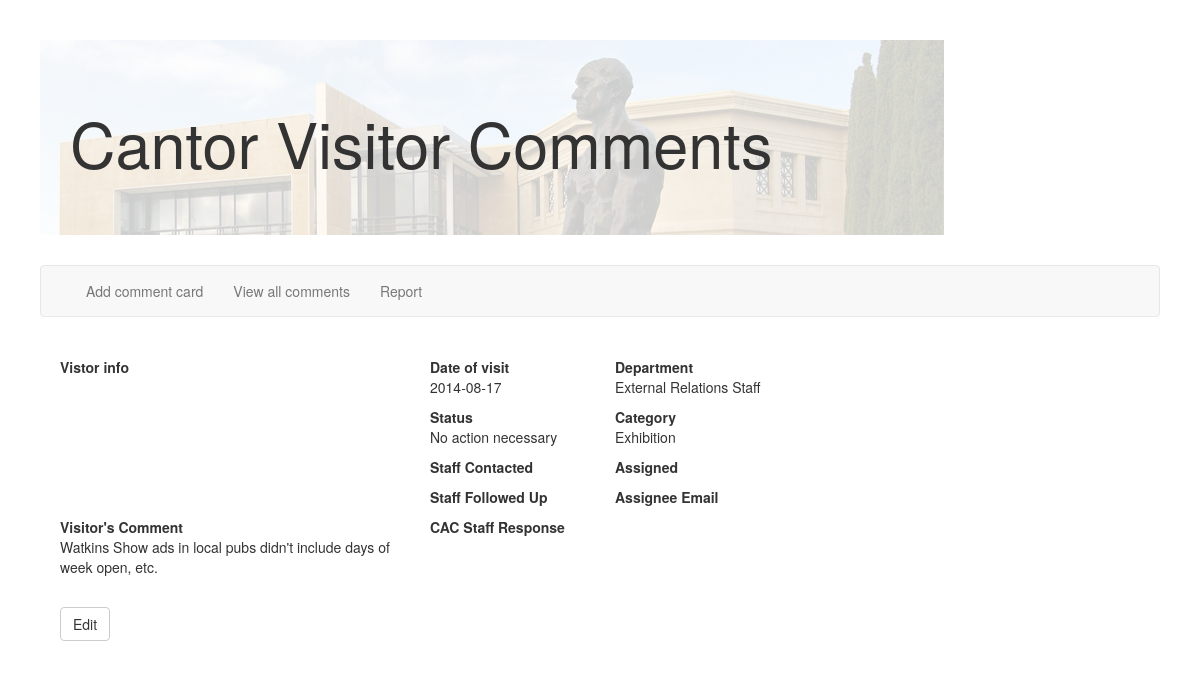
Screenshot of /comment.php?commentID=257 with the database file from the repository.
### tables this page shows
CREATE TABLE Comments(CommentID integer PRIMARY KEY, Date datetime, CommentText varchar, 
Name varchar, Telephone varchar, Email varchar, Status varchar, Department varchar, 
Category varchar, Assignee varchar, AssigneeEmail varchar, ContactDate datetime, FollowUpDate datetime, StaffResponse varchar);

### comment.php (the view, shortened to what this page needs)
<html>
<head>
  <link href="bootstrap/css/bootstrap.min.css" rel="stylesheet">
</head>
<?php
	include ('./cantorsqlitedb.php');
?>
<div class="content">
<?php
  if($_GET["commentID"]) {
    $commentID = $_GET["commentID"];
    try {
      $db->beginTransaction();
      $query = "Select * from Comments where CommentID=" . $commentID;
      $result = $db->query($query);
      $row = $result->fetch();
      $date = $row["Date"];
      $status = $row["Status"];
      $comment = $row["CommentText"];
      $department = $row["Department"];
      $category = $row["Category"];
      echo "<div class=\"row\">";
      echo "<div class=\"col-md-4\">";
      echo "<strong>Vistor info</strong>";
      echo "</div>";
      echo "<div class=\"col-md-2\">";
      echo "<strong>Date of visit</strong>";
      echo "<p>" . $date . "</p>";
      echo "<strong>Status</strong>";
      echo "<p>" . $status . "</p>";
      echo "<strong>Staff Contacted</strong>";
      echo "<strong>Staff Followed Up</strong>";
      echo "</div>";
      echo "<div class=\"col-md-2\">";
      echo "<strong>Department</strong>";
      echo "<p>" . $department . "</p>";
      echo "<strong>Category</strong>";
      echo "<p>" . $category . "</p>";
      echo "<strong>Assigned</strong>";
      echo "<strong>Assignee Email</strong>";
      echo "</div>";
      echo "</div>";
      echo "<div class=\"row\">";
      echo "<div class=\"col-md-4\">";
      echo "<strong>Visitor's Comment</strong>";
      echo "<p>". $comment . "</p>";
      echo "</div>";
      echo "<div class=\"col-md-4\">";
      echo "<strong>CAC Staff Response</strong>";
      echo "</div>";
      echo "</div>";
      echo "
        <div class=\"row\">
        <br>
        <div class=\"col-md-4\">
        <form role=\"form\" method=\"GET\" action=\"edit_comment.php\">
          <input type=\"hidden\" name=\"commentID\" value=\"" . $commentID . "\"/>
          <button type=\"submit\" class=\"btn btn-default\">Edit</button>
        </form>
        </div>";
    } catch (Exception $e) {
      echo "<h3>Exception" . $e . "</h3>";
    }
  } else {
    header('Location: http://cgi.stanford.edu/~tsantos/view_comments.php');
  }
?>
</div>
</body>
</html>

### public/css/general.css (style rules this page uses)
body { margin: 40px; }
.content { padding: 20px; }
.jumbotron { position: relative; background: none; }
.jumbotron:after { content:""; background-color:#00ff00; background: url("../images/cantor_jumbotron.jpg"); background-repeat:no-repeat; opacity: 0.2; top: 0; left: 0; bottom: 0; right: 0; position: absolute; z-index: -1; }

### rows the page displays
comments: Date "2014-08-17", Status "No action necessary", Department "External Relations Staff", Category "Exhibition", CommentText "Watkins Show ads in local pubs didn't include days of week open, etc."
